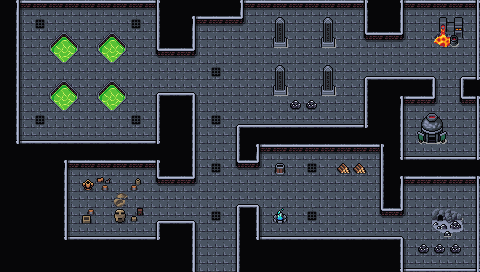

This game map was drawn from its Tiled (.tmx) file and the tilesets committed beside it. A one-line description and the trimmed map source follow:
An orthogonal 30x17 tile map with 16x16 px tiles, 6 tile layers (Collision, Background, Floor, Walls, ...), 2 tilesets and 29 objects.

<map version="1.10" tiledversion="1.10.1" orientation="orthogonal" renderorder="right-down" width="30" height="17" tilewidth="16" tileheight="16" infinite="0" nextlayerid="9" nextobjectid="93">
 <editorsettings>
  <export target="wastetown..tmx" format="tmx" />
 </editorsettings>
 <tileset firstgid="1" source="../tileset/main.tsx" />
 <tileset firstgid="10113" source="../tileset/buildings.tsx" />
 <layer id="6" name="Collision" width="30" height="17">
  <data>[510 cells, 338 non-empty, 19 distinct tile ids]</data>
 </layer>
 <layer id="1" name="Background" width="30" height="17">
  <data>[510 cells, 510 non-empty, 1 distinct tile ids]</data>
 </layer>
 <layer id="7" name="Floor" width="30" height="17">
  <data>[510 cells, 510 non-empty, 2 distinct tile ids]</data>
 </layer>
 <layer id="2" name="Walls" width="30" height="17">
  <data>[510 cells, 315 non-empty, 10 distinct tile ids]</data>
 </layer>
 <layer id="8" name="Walls Supplementary" width="30" height="17">
  <data>[510 cells, 35 non-empty, 7 distinct tile ids]</data>
 </layer>
 <layer id="3" name="Clutter" width="30" height="17">
  <properties>
   <property name="spriteLayer" type="bool" value="true" />
  </properties>
  <data>[510 cells, 62 non-empty, 30 distinct tile ids]</data>
 </layer>
 <objectgroup id="4" name="Objects">
  <object id="38" template="../obj/entry_up.tx" x="208.333" y="270.665">
   <properties>
    <property name="teleport" value="" />
   </properties>
  </object>
  <object id="50" template="../obj/enemy.tx" x="159.735" y="80.2253">
   <properties>
    <property name="enemy" value="Clay Golem" />
    <property name="threatRange" type="int" value="30" />
    <property name="waypoints" value="78,81,78,77" />
   </properties>
  </object>
  <object id="62" template="../obj/gold.tx" x="456" y="154.333" />
  <object id="65" template="../obj/gold.tx" x="457" y="200" />
  <object id="66" template="../obj/gold.tx" x="20.6667" y="81.3333" />
  <object id="67" template="../obj/enemy.tx" x="108.667" y="200">
   <properties>
    <property name="enemy" value="Clay Golem" />
    <property name="threatRange" type="int" value="30" />
    <property name="waypoints" value="88,79,80,79" />
   </properties>
  </object>
  <object id="68" template="../obj/enemy.tx" x="304.667" y="204">
   <properties>
    <property name="enemy" value="Golem" />
    <property name="threatRange" type="int" value="30" />
    <property name="waypoints" value="83,82,84" />
   </properties>
  </object>
  <object id="69" template="../obj/enemy.tx" x="440" y="96.6667">
   <properties>
    <property name="enemy" value="Golem" />
    <property name="threatRange" type="int" value="30" />
   </properties>
  </object>
  <object id="72" template="../obj/manashards.tx" x="77.3333" y="32" />
  <object id="73" template="../obj/manashards.tx" x="454" y="124.667" />
  <object id="74" template="../obj/treasure.tx" x="298" y="29.3333">
   <properties>
    <property name="reward">[{
  "type": "randomCard",
  "count": 1,
  "rarity": [ "rare", "mythic rare" ],
  "colors": [ "colorID" ]
},{
  "type": "randomCard",
  "count": 4,
  "rarity": [ "uncommon" ],
  "addMaxCount": 2
}]</property>
    <property name="spawn.Hard" type="bool" value="false" />
   </properties>
  </object>
  <object id="75" template="../obj/enemy.tx" x="350.667" y="66.6667">
   <properties>
    <property name="enemy" value="Construct" />
    <property name="threatRange" type="int" value="30" />
    <property name="waypoints" value="85,86,87,86" />
   </properties>
  </object>
  <object id="76" template="../obj/booster.tx" x="79.3333" y="136">
   <properties>
    <property name="reward">[
  {
    "editions": [ "MIR" ],
    "type": "card",
    "count": 10,
    "rarity": [ "Common" ]
  },
  {
    "editions": [ "MIR" ],
    "type": "card",
    "count": 3,
    "rarity": [ "Uncommon" ]
  },
  {
    "editions": [ "MIR" ],
    "type": "card",
    "count": 1,
    "rarity": [ "Rare", "Mythic Rare" ]
  }
]
</property>
   </properties>
  </object>
  <object id="77" template="../obj/waypoint.tx" x="129.333" y="80.6667" />
  <object id="78" template="../obj/waypoint.tx" x="194" y="83.3333" />
  <object id="79" template="../obj/waypoint.tx" x="159.833" y="213.833" />
  <object id="80" template="../obj/waypoint.tx" x="208.667" y="212.667" />
  <object id="81" template="../obj/waypoint.tx" x="210" y="120.667" />
  <object id="82" template="../obj/waypoint.tx" x="304.167" y="227.833" />
  <object id="83" template="../obj/waypoint.tx" x="307.333" y="176.667" />
  <object id="84" template="../obj/waypoint.tx" x="352.333" y="226.833" />
  <object id="85" template="../obj/waypoint.tx" x="295.333" y="67.3333" />
  <object id="86" template="../obj/waypoint.tx" x="411.333" y="70.6667" />
  <object id="87" template="../obj/waypoint.tx" x="410.667" y="32.6667" />
  <object id="88" template="../obj/waypoint.tx" x="82.1667" y="211" />
  <object id="89" template="../obj/enemy.tx" x="222" y="54.5">
   <properties>
    <property name="enemy" value="Construct" />
    <property name="threatRange" type="int" value="30" />
    <property name="waypoints" value="78,85" />
   </properties>
  </object>
  <object id="90" template="../obj/enemy.tx" x="79.5" y="133">
   <properties>
    <property name="enemy" value="Construct" />
    <property name="threatRange" type="int" value="30" />
    <property name="waypoints" value="92,91" />
   </properties>
  </object>
  <object id="91" template="../obj/waypoint.tx" x="128" y="132" />
  <object id="92" template="../obj/waypoint.tx" x="28" y="132.5" />
 </objectgroup>
</map>
